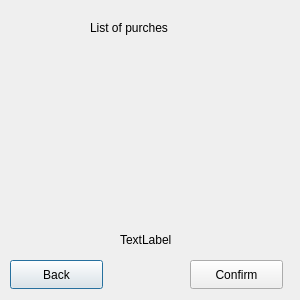
<?xml version="1.0" encoding="UTF-8"?>
<ui version="4.0">
 <class>FinalWindow</class>
 <widget class="QDialog" name="FinalWindow">
  <property name="geometry">
   <rect>
    <x>0</x>
    <y>0</y>
    <width>300</width>
    <height>300</height>
   </rect>
  </property>
  <property name="windowTitle">
   <string>Dialog</string>
  </property>
  <widget class="QLabel" name="label">
   <property name="geometry">
    <rect>
     <x>90</x>
     <y>20</y>
     <width>161</width>
     <height>16</height>
    </rect>
   </property>
   <property name="text">
    <string>List of purches</string>
   </property>
  </widget>
  <widget class="QPushButton" name="pushButton">
   <property name="geometry">
    <rect>
     <x>10</x>
     <y>260</y>
     <width>93</width>
     <height>29</height>
    </rect>
   </property>
   <property name="text">
    <string>Back</string>
   </property>
  </widget>
  <widget class="QPushButton" name="pushButton_2">
   <property name="geometry">
    <rect>
     <x>190</x>
     <y>260</y>
     <width>93</width>
     <height>29</height>
    </rect>
   </property>
   <property name="text">
    <string>Confirm</string>
   </property>
  </widget>
  <widget class="QLabel" name="Laptop">
   <property name="geometry">
    <rect>
     <x>20</x>
     <y>60</y>
     <width>191</width>
     <height>31</height>
    </rect>
   </property>
   <property name="font">
    <font>
     <pointsize>12</pointsize>
    </font>
   </property>
   <property name="text">
    <string> </string>
   </property>
  </widget>
  <widget class="QLabel" name="Printer">
   <property name="geometry">
    <rect>
     <x>20</x>
     <y>180</y>
     <width>191</width>
     <height>31</height>
    </rect>
   </property>
   <property name="font">
    <font>
     <pointsize>12</pointsize>
    </font>
   </property>
   <property name="text">
    <string> </string>
   </property>
  </widget>
  <widget class="QLabel" name="TVv">
   <property name="geometry">
    <rect>
     <x>20</x>
     <y>110</y>
     <width>131</width>
     <height>51</height>
    </rect>
   </property>
   <property name="font">
    <font>
     <pointsize>12</pointsize>
    </font>
   </property>
   <property name="text">
    <string> </string>
   </property>
  </widget>
  <widget class="QLabel" name="Total">
   <property name="geometry">
    <rect>
     <x>120</x>
     <y>230</y>
     <width>62</width>
     <height>20</height>
    </rect>
   </property>
   <property name="text">
    <string>TextLabel</string>
   </property>
  </widget>
 </widget>
 <resources/>
 <connections/>
</ui>
